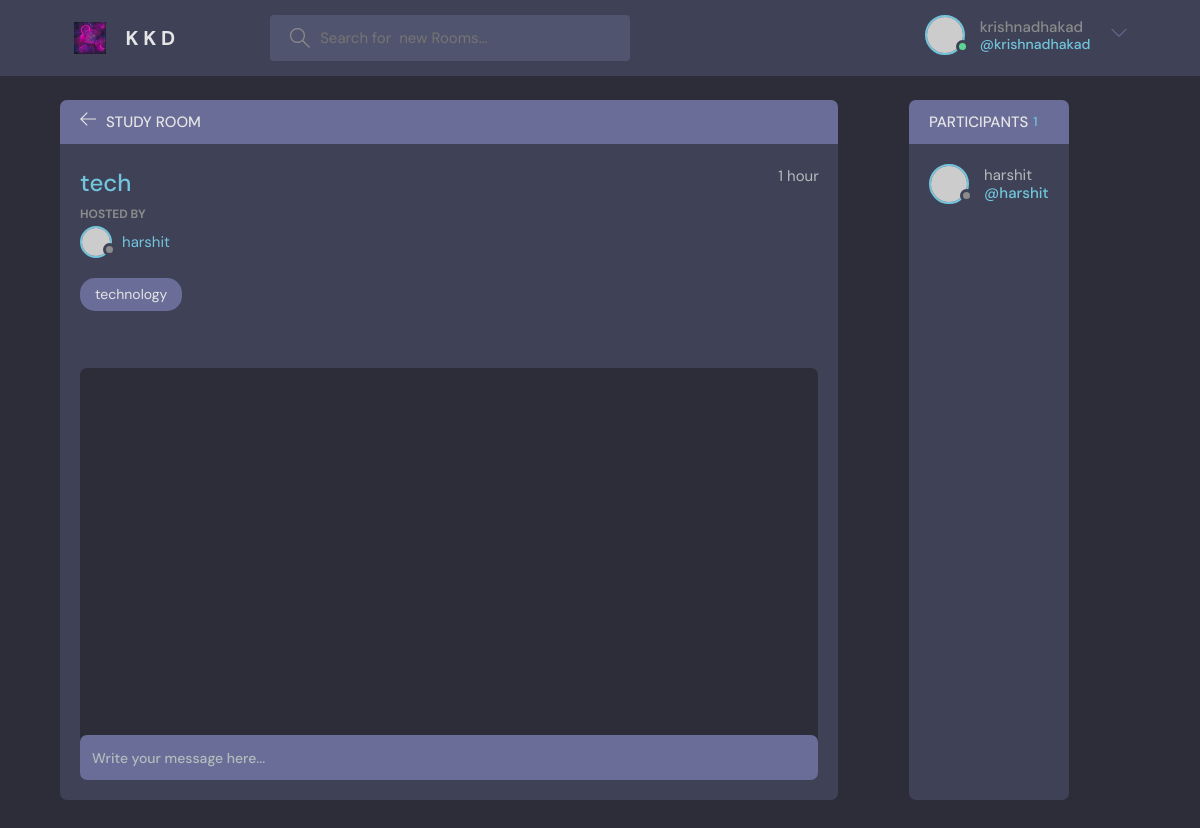
Screenshot of /room/13/ (signed in) with the database file from the repository.
### varta/models.py (models this page shows, shortened)
class Room(models.Model):
	host = models.ForeignKey(User,on_delete=models.SET_NULL,null=True)
	topic = models.ForeignKey(Topic,on_delete=models.SET_NULL,null=True)
	name = models.TextField(max_length=100)
	description = models.TextField(null=True,blank=True)
	participants = models.ManyToManyField(User,related_name='participants',blank=True)
	updated = models.DateTimeField(auto_now=True)
	created = models.DateTimeField(auto_now_add=True)
	class Meta:
		ordering = ['-updated','-created']

class Topic(models.Model):
	name = models.CharField(max_length=200)
	def __str__(self):
		return self.name

### varta/views.py (the view, shortened to what this page needs)
# urls.py: path('room/<str:pk>/',views.room,name='room'),
def room(request,pk):
	room = Room.objects.get(id=pk)
	room_messages = room.message_set.all()
	participants = room.participants.all()
	context = {'room':room,'room_messages':room_messages,'participants':participants}
	return render(request,'varta/room.html',context)

### varta/templates/varta/room.html (shortened to what this page needs)
{% extends 'main.html' %}
    {% block content %}
    <main class="profile-page layout layout--2">
      <div class="container">
        <div class="room">
          <div class="room__top">
            <div class="room__topLeft">
              <a href="{% url 'home'%}">
                <svg version="1.1" xmlns="http://www.w3.org/2000/svg" width="32" height="32" viewBox="0 0 32 32">
                  <title>arrow-left</title>
                  <path
                    d="M13.723 2.286l-13.723 13.714 13.719 13.714 1.616-1.611-10.96-10.96h27.625v-2.286h-27.625l10.965-10.965-1.616-1.607z"
                  ></path>
                </svg>
              </a>
              <h3>Study Room</h3>
            </div>
          </div>
          <div class="room__box scroll">
            <div class="room__header scroll">
              <div class="room__info">
                <h3>{{room.name}}</h3>
                <span>{{room.created|timesince}}</span>
              </div>
              <div class="room__hosted">
                <p>Hosted By </p>
                <a href="{% url 'user-profile' room.host.id %}" class="room__author">
                  <div class="avatar avatar--small">
                    <img src="https://randomuser.me/api/portraits/men/37.jpg" />
                  </div>
                  <span>{{room.host.username}}</span>
                </a>
              </div>
              <span class="room__topics">{{room.topic}}</span>
            </div>
            <div class="room__conversation">
              <div class="threads scroll">
              </div>
            </div>
          </div>
          <div class="room__message">
            <form action="" method="POST">
              {% csrf_token %}<input name="body" placeholder="Write your message here..." /></form>
          </div>
        </div>
        <div class="participants">
          <h3 class="participants__top">Participants <span>{{participants.count}}</span></h3>
          <div class="participants__list scroll">
           {% for user in participants %}
            <a href="{% url 'user-profile' user.id%}" class="participant">
              <div class="avatar avatar--medium">
                <img src="https://randomuser.me/api/portraits/men/37.jpg" />
              </div>
              <p>
                {{user.username}}
                <span>@{{user.username}}</span>
              </p>
            {% endfor %}
          </div>
        </div>
      </div>
    </main>
{% endblock %}

### templates/navbar.html (shortened to what this page needs)
   {% load static%}
 <header class="header header--loggedIn">
      <div class="container">
        <a href="{% url 'home'%}" class="header__logo">
          <img src="{% static 'images/im.jpg' %}" />
          <h1>K K D</h1>
        </a>
        <form class="header__search" method="GET" action="{% url 'home' %}">
          <label>
            <input  name="q" placeholder="Search for  new Rooms..." />
          </label>
        </form>
        <nav class="header__menu">
          {% if request.user.is_authenticated %}
          <div class="header__user">
            <a href="{% url 'update-user'%}">
              <div class="avatar avatar--medium active">
                <img src="https://randomuser.me/api/portraits/men/37.jpg" />
              </div>
              <p>{{request.user.username}} <span>@{{request.user.username}}</span></p>
            </a>
            <button class="dropdown-button">
              <svg version="1.1" xmlns="http://www.w3.org/2000/svg" width="32" height="32" viewBox="0 0 32 32">
                <title>chevron-down</title>
                <path d="M16 21l-13-13h-3l16 16 16-16h-3l-13 13z"></path>
              </svg>
            </button>
          </div>
{% else %}
        <a href="{% url 'login' %}">
            <img src="{% static 'images/avatar.svg'%}" />
            <p>-Login-</p>
          </a>
      {% endif%}
        </nav>
      </div>
    </header>

### rows the page displays
Room: name "tech", created "1 hour", host.username "harshit", topic "technology"

### other values shown
{{ request.user.username }} "krishnadhakad"
{{ participants.count }} "1"
{{ user.username }} "harshit"
